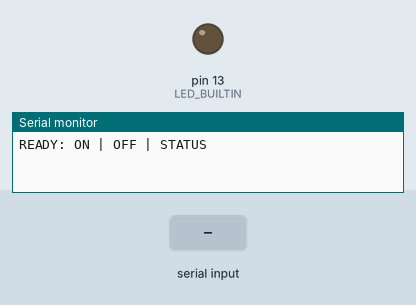
Recording of a sketch running on a simulated Arduino Uno, built with avr-gcc and run on an emulated ATmega328P. On the bench: output pins drawn as LEDs (lit = HIGH), the last lines printed to the serial monitor. The inputs (shaded band) are chosen by the test bench.

Above: at 1.2 s.
1.3 s: "ON\n" received over Serial
At 1.9 s:
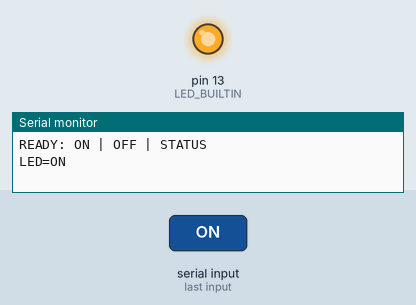
2.8 s: "OFF\n" received over Serial
At 4.2 s:
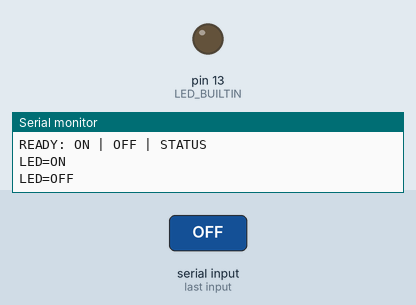
Timing chart, 0 to 5.8 s (numbered marks = the images above; inputs shaded):
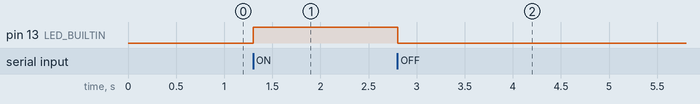

Measured:
- after the input at 1.3 s, pin 13 (LED_BUILTIN): LOW → HIGH at once
- after the input at 2.8 s, pin 13 (LED_BUILTIN): HIGH → LOW at once

The sketch:

serial_command_control.ino
```cpp
String command;
bool ledOn = false;

void applyOutput() {
  digitalWrite(LED_BUILTIN, ledOn ? HIGH : LOW);
}

void setup() {
  pinMode(LED_BUILTIN, OUTPUT);
  applyOutput();
  Serial.begin(9600);
  Serial.println("READY: ON | OFF | STATUS");
}

void loop() {
  if (Serial.available() == 0) return;
  command = Serial.readStringUntil('\n');
  command.trim();
  command.toUpperCase();
  if (command == "ON") ledOn = true;
  else if (command == "OFF") ledOn = false;
  else if (command == "STATUS") { /* report only */ }
  else { Serial.println("ERR"); return; }
  applyOutput();
  Serial.println(ledOn ? "LED=ON" : "LED=OFF");
}
```
